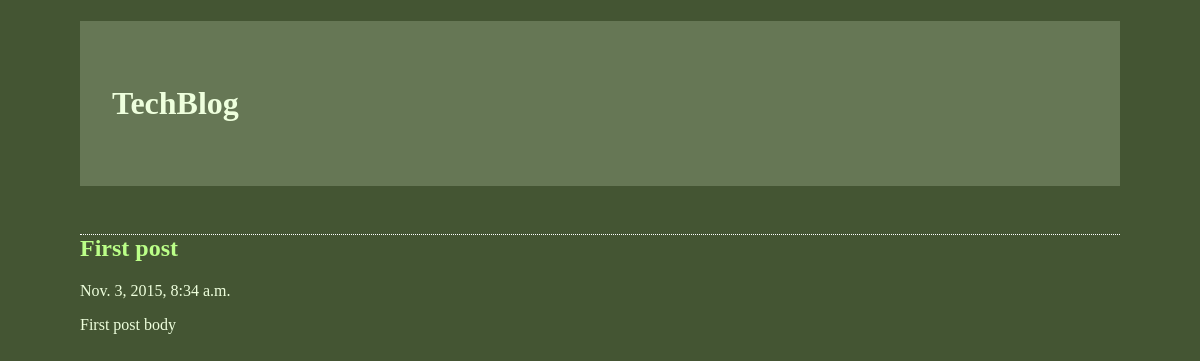
/blog/, run on an earlier commit of the app's database.
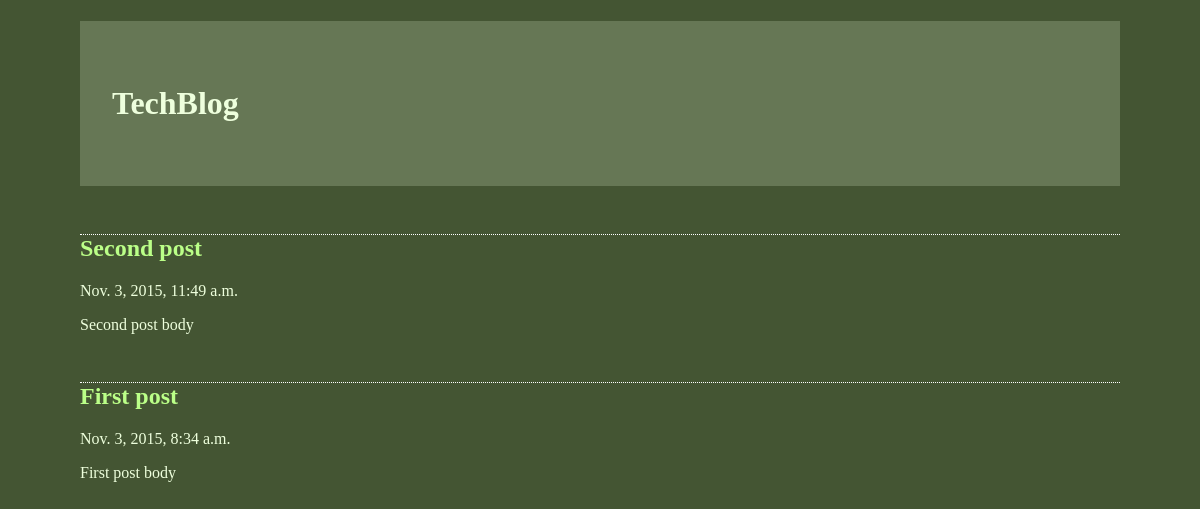
And on a later commit of the database.
### techblog/blog/models.py (models this page shows)
class BlogPost(models.Model):
    title = models.CharField(max_length=150)
    body = models.TextField()
    timestamp = models.DateTimeField()
    class Meta:
        ordering = ('-timestamp',)

### techblog/blog/views.py (the view)
def archive(request):
    posts = BlogPost.objects.all()
    t = loader.get_template('archive.html')
    c = Context({'posts': posts})
    return HttpResponse(t.render(c))

### techblog/blog/templates/archive.html
{% extends "base.html" %}
{% block content %}
{% for post in posts %}
<h2>{{ post.title }}</h2>
<p>{{ post.timestamp }}</p>
<p>{{ post.body }}</p>
{% endfor %}
{% endblock %}

### techblog/blog/templates/base.html (shortened to what this page needs)
<!DOCTYPE html>
<html lang="en">
<head>
</head>
<body>
<h1>TechBlog</h1>
{% block content %}
{% endblock %}
</body>
</html>

### techblog/blog/templates/base.html (style rules this page uses)
body { color: #efd; background: #453; padding: 0 5em; margin: 0 }
h1 { padding: 2em 1em; background: #675 }
h2 { color: #bf8; border-top: 1px dotted #fff; margin-top: 2em }
p { margin: 1em 0 }

What changed in the data, as far as the page shows it:
added BlogPost: title "Second post", timestamp "Nov. 3, 2015, 11:49 a.m.", body "Second post body"
